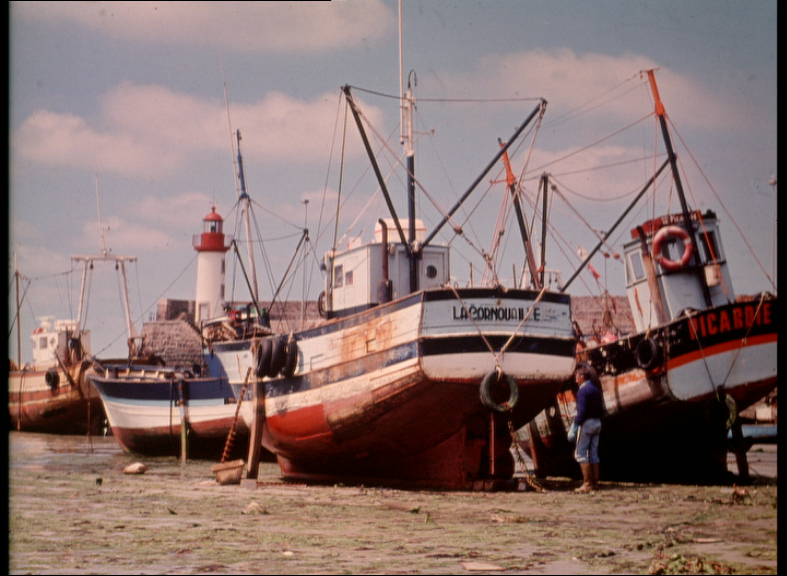
#> input picture pics/BoatsColor.bmp, 787 x 576 px
$ python -i imageProcess.py   (imports and definitions only)
#> lines starting #> are read from the running program, lines starting #| are printed output that depends on the picture
# -*- coding: utf-8 -*-
import cv2
import numpy as np
from scipy.stats import entropy
from skimage import img_as_ubyte, morphology


# [46 lines left out: functions thresholdOTSU, thresholdMaxEntropy, conditional_dilation, not called in this run]


def grayscale_reconstruction(gray_image):
    marker = morphology.dilation(gray_image)
    eps = 1e-4
    print('Grayscale Reconstruction Loop ...')
    while True:
        target = marker.copy()
        marker = morphology.dilation(marker)
        marker = np.minimum(marker, gray_image)
        if np.max(np.abs(target - marker)) < eps:
            print('Grayscale Reconstruction Loop Complete !')
            return marker


def OBR_func(gray_image):
    open_image = morphology.opening(gray_image)
    reconst_image = grayscale_reconstruction(open_image)
    return reconst_image


# [40 lines left out: functions CBR_func, cond_dilation, not called in this run]

>>> import cv2
>>> picture = cv2.imread('pics/BoatsColor.bmp', cv2.IMREAD_GRAYSCALE)
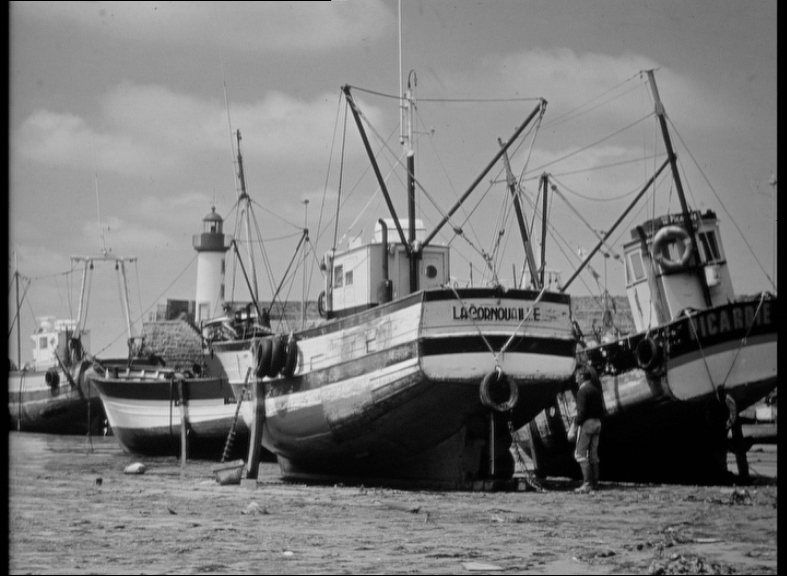
#> picture: shape (576, 787); min 0, max 233, mean 121.1
>>> result = OBR_func(picture)
#> in grayscale_reconstruction, `marker = morphology.dilation(gray_image)`:
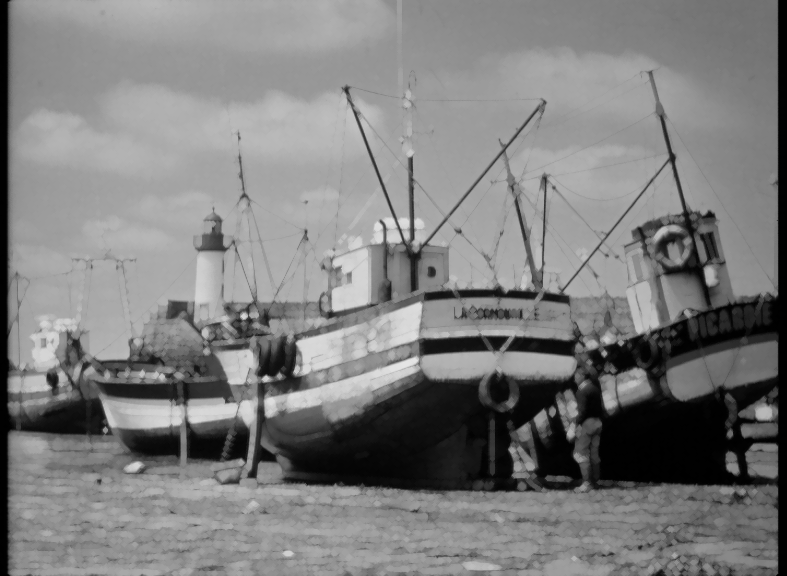
#> marker: shape (576, 787); min 0, max 229, mean 125.6
#> the loop in grayscale_reconstruction, `while True:` made 2 passes
#> pass 1, in grayscale_reconstruction, `marker = morphology.dilation(marker)`:
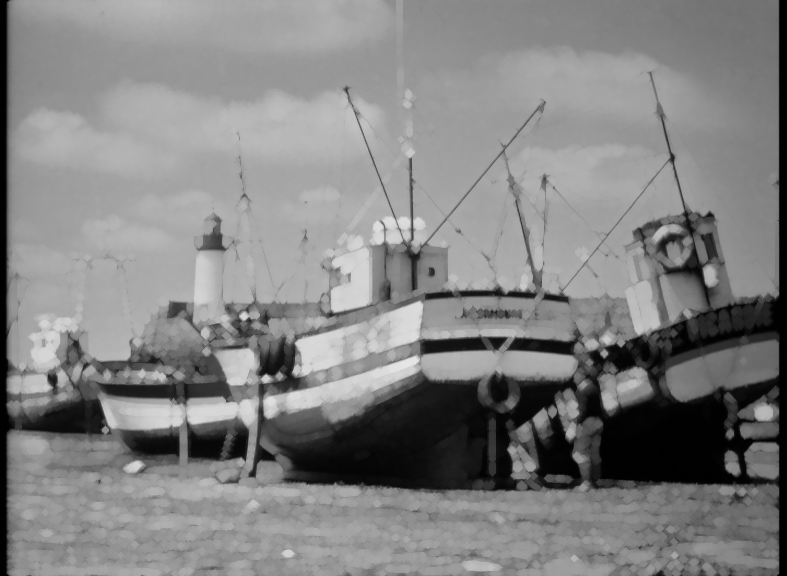
#> marker: shape (576, 787); min 0, max 229, mean 130.1

$ run again, on pics/airfield.bmp
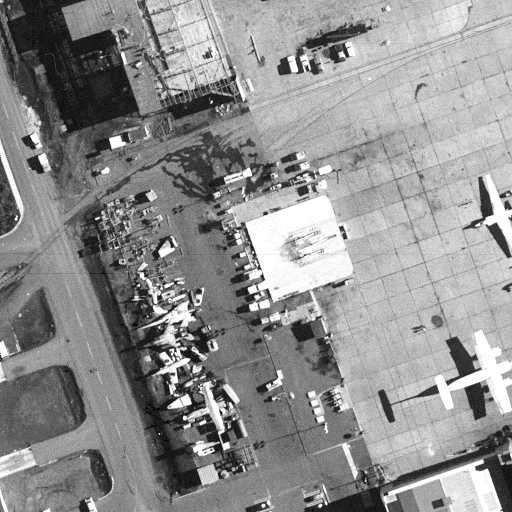
#> input picture pics/airfield.bmp, 512 x 512 px
#> picture is the input picture: shape (512, 512); min 0, max 255, mean 143.5
#> in grayscale_reconstruction, `marker = morphology.dilation(gray_image)`:
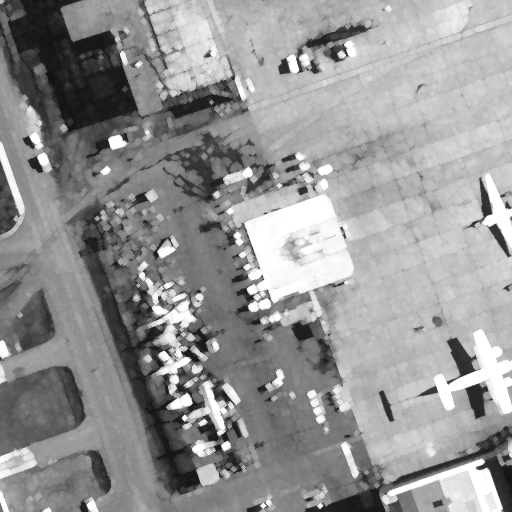
#> marker: shape (512, 512); min 14, max 255, mean 148.6
#> the loop in grayscale_reconstruction, `while True:` made 2 passes
#> pass 1, in grayscale_reconstruction, `marker = morphology.dilation(marker)`:
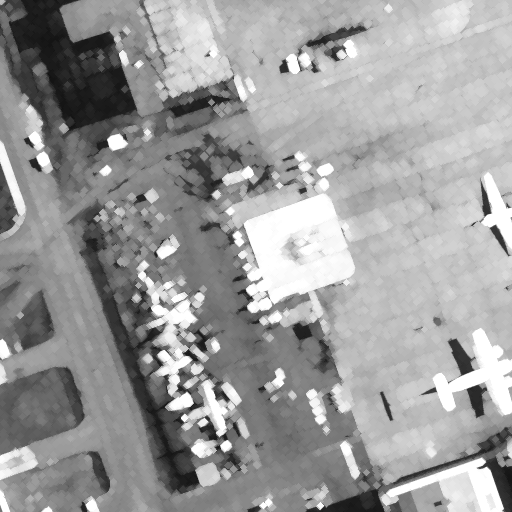
#> marker: shape (512, 512); min 17, max 255, mean 155.6
